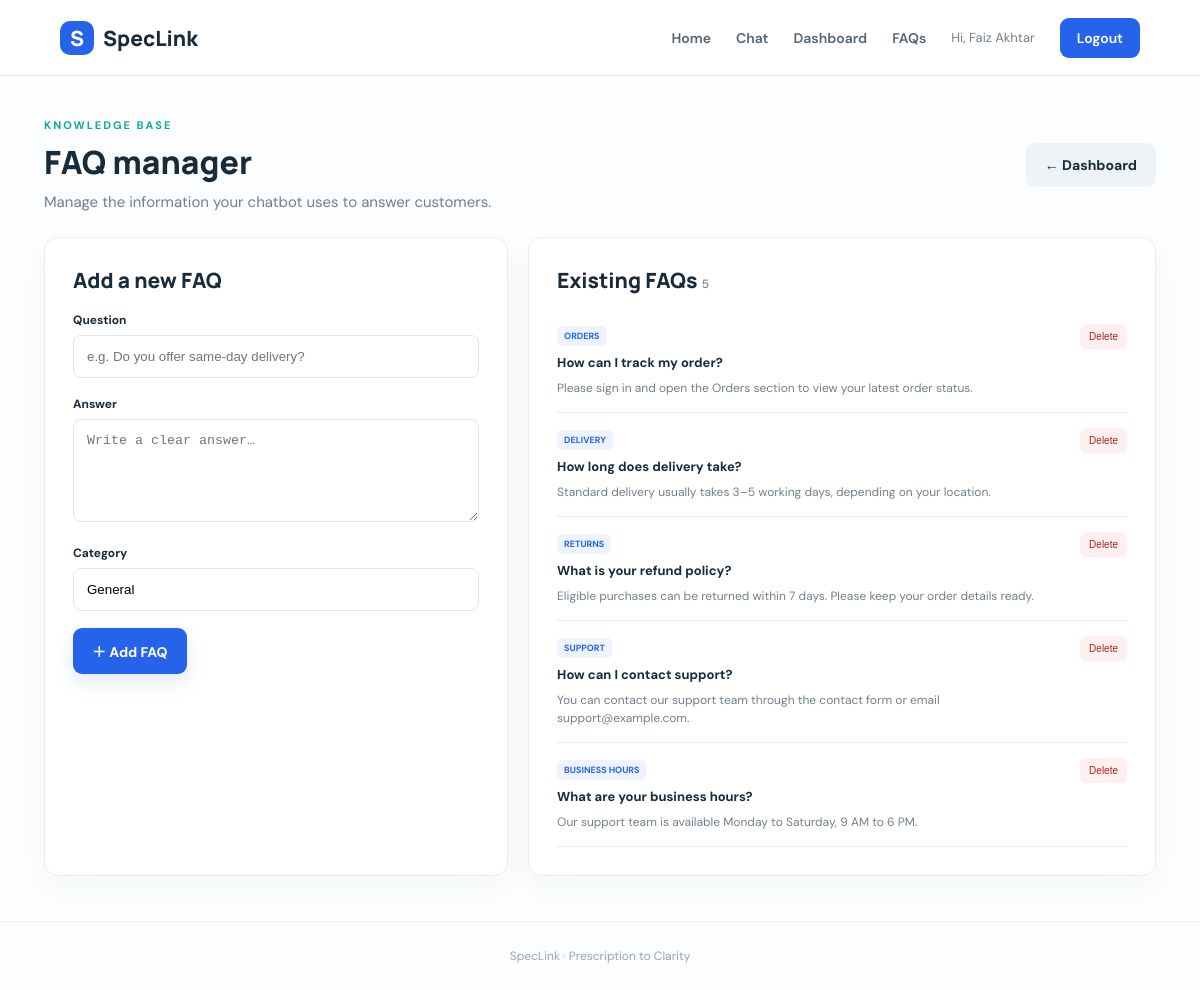
The app's page /admin/faqs (signed in) with its own data.
### tables this page shows
CREATE TABLE faqs(
            id INTEGER PRIMARY KEY AUTOINCREMENT,
            question TEXT NOT NULL, answer TEXT NOT NULL,
            category TEXT DEFAULT 'General', created_at TEXT NOT NULL
        );

### app.py (the view, shortened to what this page needs)
@app.route("/admin/faqs", methods=["GET","POST"])
@admin_required
def manage_faqs():
    with db() as con:
        faqs=con.execute("SELECT * FROM faqs ORDER BY id DESC").fetchall()
    return render_template("faqs.html", faqs=faqs)

### app.py (called while the page is built)
def db():
    conn = sqlite3.connect(DB_PATH)
    conn.row_factory = sqlite3.Row
    conn.execute("PRAGMA foreign_keys = ON")
    return conn

def admin_required(fn):
    @wraps(fn)
    def wrapper(*args, **kwargs):
        if session.get("role") != "admin":
            flash("Admin access is required.", "danger")
            return redirect(url_for("login"))
        return fn(*args, **kwargs)
    return wrapper

### templates/faqs.html
{% extends "base.html" %}{% block title %}FAQ Manager | SupportDesk AI{% endblock %}{% block content %}<div class="page-head"><div><div class="eyebrow">KNOWLEDGE BASE</div><h1>FAQ manager</h1><p class="muted">Manage the information your chatbot uses to answer customers.</p></div><a class="btn light" href="{{ url_for('admin_dashboard') }}">← Dashboard</a></div><div class="two-col"><form class="panel faq-form" method="post"><h2>Add a new FAQ</h2><label>Question</label><input name="question" placeholder="e.g. Do you offer same-day delivery?" required><label>Answer</label><textarea name="answer" rows="5" placeholder="Write a clear answer…" required></textarea><label>Category</label><input name="category" placeholder="e.g. Delivery" value="General"><button class="btn primary" type="submit">＋ Add FAQ</button></form><div class="panel"><div class="panel-title"><h2>Existing FAQs <span class="count">{{ faqs|length }}</span></h2></div>{% for f in faqs %}<div class="faq-admin"><div><span class="tag">{{ f.category }}</span><b>{{ f.question }}</b><p>{{ f.answer }}</p></div><form method="post" action="{{ url_for('delete_faq',faq_id=f.id) }}" onsubmit="return confirm('Delete this FAQ?')"><button class="delete-btn" type="submit">Delete</button></form></div>{% else %}<p class="muted">No FAQs available.</p>{% endfor %}</div></div>{% endblock %}

### static/style.css (style rules this page uses)
:root { --ink:#172b3a;--muted:#71808c;--blue:#2563eb;--teal:#13a89e;--pale:#f2f7fa;--line:#e5edf1;--white:#fff }
* { box-sizing:border-box }
body { margin:0;background:#fbfdfe;color:var(--ink);font-family:'DM Sans',sans-serif;font-size:15px }
.eyebrow { color:var(--teal);font-size:11px;letter-spacing:2px;font-weight:700 }
.btn { display:inline-flex;align-items:center;justify-content:center;gap:15px;border:0;border-radius:9px;padding:13px 19px;text-decoration:none;font-weight:700;font-family:inherit;font-size:14px;cursor:pointer }
.primary { background:var(--blue);color:white;box-shadow:0 8px 20px #2563eb24 }
.light { background:#edf3f7;color:var(--ink) }
.section-heading p,.muted { color:var(--muted) }
.form-card,.panel { background:white;border:1px solid var(--line);border-radius:14px;padding:28px;box-shadow:0 12px 35px #183c5408 }
.form-card h2,.panel h2 { font:800 21px Manrope;margin:0 0 7px }
.form-card label,.faq-form label { display:block;font-size:12px;font-weight:700;margin:18px 0 7px }
.form-card input,.faq-form input,.faq-form textarea { width:100%;padding:13px;border:1px solid #dce5eb;border-radius:8px;font:14px inherit;outline:none }
.page-head { display:flex;align-items:center;justify-content:space-between;padding:42px 0 25px }
.page-head h1 { font:800 32px Manrope;margin:8px 0 }
.page-head p { margin:0 }
.panel-title { display:flex;align-items:center;justify-content:space-between;margin-bottom:15px }
.panel-title h2 { margin:0 }
.two-col { display:grid;grid-template-columns:.85fr 1.15fr;gap:20px;padding-bottom:45px }
.faq-form textarea { resize:vertical }
.faq-form .btn { margin-top:17px }
.faq-admin { display:flex;justify-content:space-between;gap:15px;padding:15px 0;border-bottom:1px solid var(--line) }
.faq-admin b { display:block;font-size:13px;margin:8px 0 }
.faq-admin p { font-size:12px;color:var(--muted);line-height:1.5;margin:0 }
.tag { display:inline-block;background:#edf3ff;color:var(--blue);padding:4px 7px;border-radius:5px;font-size:9px;text-transform:uppercase;font-weight:700 }
.delete-btn { border:0;background:#fff0f0;color:#b42318;padding:7px 9px;border-radius:6px;cursor:pointer;font-size:10px }
.count { font:500 12px 'DM Sans';color:var(--muted) }

### records on screen
faqs: category "ORDERS", question "How can I track my order?", answer "Please sign in and open the Orders section to view your latest order status."
faqs: category "DELIVERY", question "How long does delivery take?", answer "Standard delivery usually takes 3–5 working days, depending on your location."
faqs: category "RETURNS", question "What is your refund policy?", answer "Eligible purchases can be returned within 7 days. Please keep your order details ready."
faqs: category "SUPPORT", question "How can I contact support?", answer "You can contact our support team through the contact form or email support@example.com."
faqs: category "BUSINESS HOURS", question "What are your business hours?", answer "Our support team is available Monday to Saturday, 9 AM to 6 PM."

### other values on screen
{{ session.get('name') }} "Faiz Akhtar"
{{ faqs|length }} "5"
